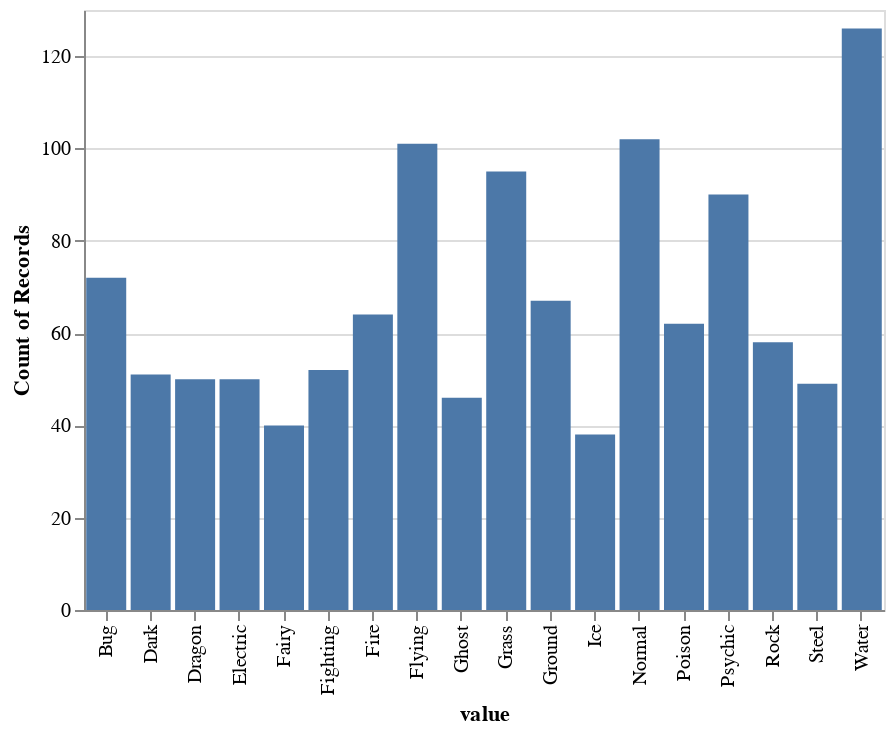

The code cell stored with this chart in its notebook:
### Code cell
alt.Chart(melted).mark_bar().encode(
    x=alt.X('value:N'),
    y='count()'
)

### Figure 1 — Vega-Lite specification as saved in the notebook (floating-point values rounded to 4 significant figures; data arrays with more than 128 entries replaced by an {"elided": "..."} marker saying what was removed)
{"$schema": "https://vega.github.io/schema/vega-lite/v3.4.0.json", "config": {"mark": {"tooltip": null}, "view": {"height": 300, "width": 400}}, "data": {"name": "data-518577aac595ca5075ad4dca37fb963a"}, "datasets": {"data-518577aac595ca5075ad4dca37fb963a": {"elided": "1213 records"}}, "encoding": {"x": {"field": "value", "type": "nominal"}, "y": {"aggregate": "count", "type": "quantitative"}}, "mark": "bar"}
